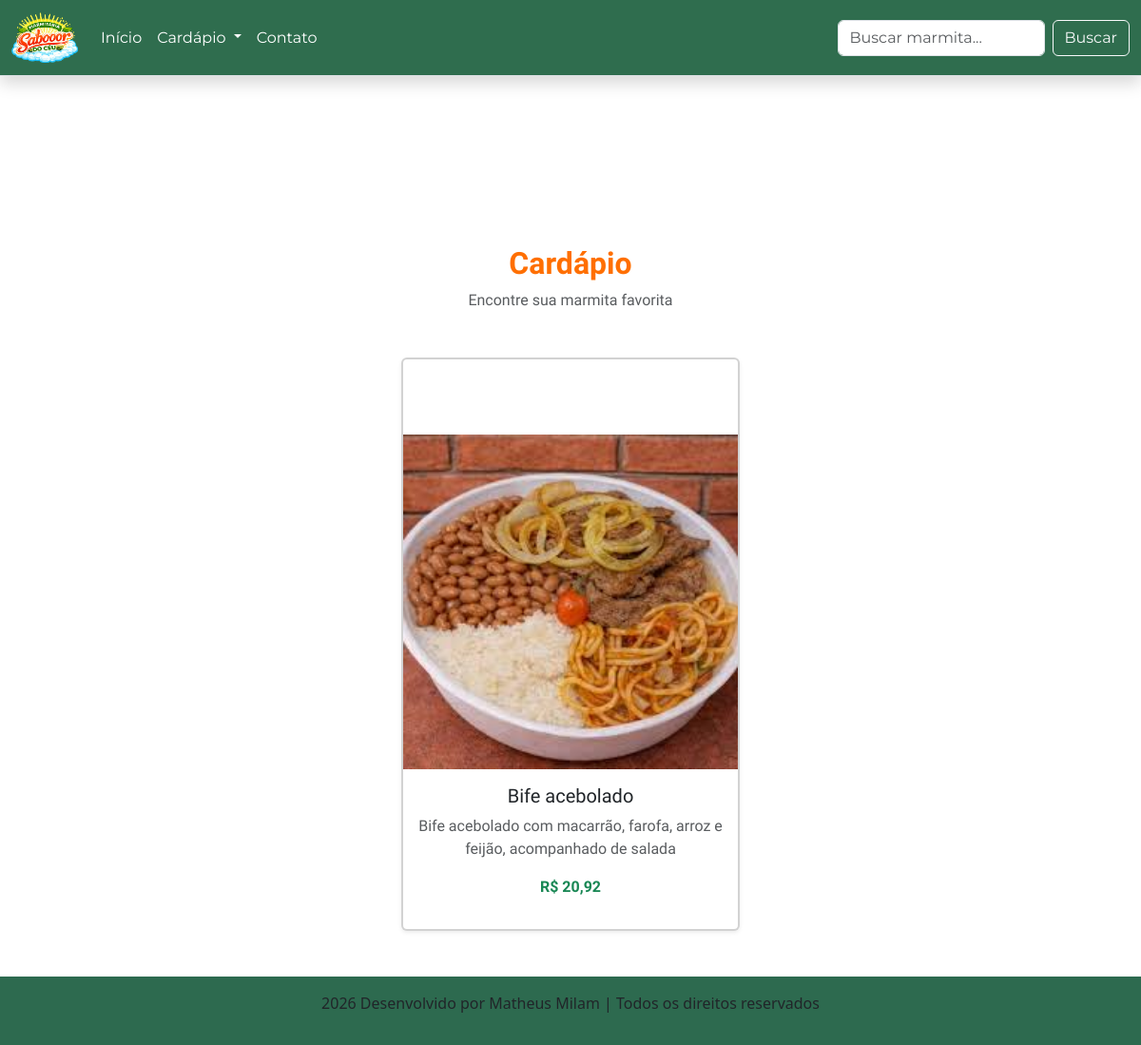
The app's page /index.php?pagina=marmita&id=8 with its own data.
### tables this page shows
CREATE TABLE `marmita` (
  `id_marmita` bigint(20) NOT NULL,
  `nm_marmita` varchar(100) NOT NULL,
  `ds_marmita` varchar(200) DEFAULT NULL,
  `nr_preco` decimal(5,2) DEFAULT NULL,
  `img_marmita` varchar(255) DEFAULT NULL
);

### pages/marmita.php (the view)
<?php
include("conexao.php");
$id = $_GET['id'] ?? null;
$busca = trim($_GET['busca'] ?? '');
?>
<section class="py-5">
  <div class="container">
    <div class="text-center mb-5">
      <h2 class="fw-bold">Cardápio</h2>
      <p class="text-muted">Encontre sua marmita favorita</p>
    </div>
    <div class="row g-4 justify-content-center">
      <?php
      if ($id) {
          $sql = "SELECT * FROM marmita WHERE id_marmita = :id";
          $stmt = $pdo->prepare($sql);
          $stmt->execute(['id' => $id]);
          $marmitas = $stmt->fetchAll(PDO::FETCH_ASSOC);
      } elseif ($busca !== '') {
          $sql = "SELECT * FROM marmita WHERE nm_marmita LIKE :busca ORDER BY nm_marmita";
          $stmt = $pdo->prepare($sql);
          $stmt->execute(['busca' => '%' . $busca . '%']);
          $marmitas = $stmt->fetchAll(PDO::FETCH_ASSOC);
      } else {
          $sql = "SELECT * FROM marmita ORDER BY nm_marmita";
          $stmt = $pdo->prepare($sql);
          $stmt->execute();
          $marmitas = $stmt->fetchAll(PDO::FETCH_ASSOC);
      }
      if (count($marmitas) === 0) {
      ?>
        <div class="alert alert-warning text-center col-12 col-md-8">
          Nenhuma marmita encontrada<?php echo $busca !== '' ? ' para "' . $busca . '"' : ''; ?>.
        </div>
      <?php
      } else {
          foreach ($marmitas as $marmita) {
      ?>
        <div class="col-12 col-md-6 col-lg-4">
          <div class="card h-100 shadow-sm border-2">
            <img src="imgs/<?php echo $marmita['img_marmita']; ?>" class="card-img-top" alt="<?php echo $marmita['nm_marmita']; ?>">
            <div class="card-body text-center">
              <h5 class="card-title">
                <?php echo $marmita['nm_marmita']; ?>
              </h5>
              <p class="card-text text-muted">
                <?php echo $marmita['ds_marmita']; ?>
              </p>
              <p class="fw-bold text-success">
                R$ <?php echo number_format($marmita['nr_preco'], 2, ',', '.'); ?>
              </p>
            </div>
          </div>
        </div>
      <?php
          }
      }
      ?>
    </div>
  </div>
</section>

### css/style.css (style rules this page uses)
body { min-height: 100vh; display: flex; flex-direction: column; margin: 0; overflow-x: hidden; }
.container { font-family: "Akt", sans-serif; }
.container h2 { color: #ff6f00; text-align: center; }
.container img { width: 100%; max-width: 400px; height: auto; display: block; margin: 0 auto; padding-top: 79px; }
h2 { color: #ff6f00; font-family: "Akt", Arial, Helvetica, sans-serif; }

### records on screen
marmita: img_marmita (picture), nm_marmita "Bife acebolado", ds_marmita "Bife acebolado com macarrão, farofa, arroz e feijão, acompanhado de salada", nr_preco "20,92"
